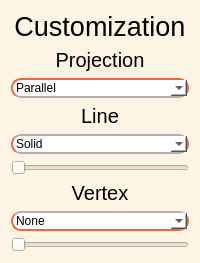
       <widget class="QWidget" name="widget_5" native="true">
        <property name="minimumSize">
         <size>
          <width>0</width>
          <height>0</height>
         </size>
        </property>
        <property name="styleSheet">
         <string notr="true">background-color: #fdf4e3;
border-radius: 10px;</string>
        </property>
        <layout class="QVBoxLayout" name="verticalLayout_13">
         <item>
          <layout class="QVBoxLayout" name="verticalLayout_14">
           <item>
            <widget class="QLabel" name="label_7">
             <property name="font">
              <font>
               <pointsize>20</pointsize>
              </font>
             </property>
             <property name="text">
              <string>Сustomization</string>
             </property>
             <property name="alignment">
              <set>Qt::AlignCenter</set>
             </property>
            </widget>
           </item>
           <item>
            <widget class="QLabel" name="label_8">
             <property name="font">
              <font>
               <pointsize>15</pointsize>
              </font>
             </property>
             <property name="text">
              <string>Projection</string>
             </property>
             <property name="alignment">
              <set>Qt::AlignCenter</set>
             </property>
            </widget>
           </item>
           <item>
            <widget class="QComboBox" name="projectionTypeBox">
             <property name="styleSheet">
              <string notr="true">background-color: white;
border: 2px solid #ed6742;
    border-bottom: 2px solid #b2b1b1;</string>
             </property>
             <item>
              <property name="text">
               <string>Parallel</string>
              </property>
             </item>
             <item>
              <property name="text">
               <string>Central</string>
              </property>
             </item>
            </widget>
           </item>
           <item>
            <layout class="QHBoxLayout" name="horizontalLayout_14"/>
           </item>
           <item>
            <widget class="QLabel" name="label_9">
             <property name="font">
              <font>
               <pointsize>15</pointsize>
              </font>
             </property>
             <property name="text">
              <string>Line</string>
             </property>
             <property name="alignment">
              <set>Qt::AlignCenter</set>
             </property>
            </widget>
           </item>
           <item>
            <widget class="QComboBox" name="lineTypeBox">
             <property name="styleSheet">
              <string notr="true">background-color: white;
border: 2px solid #ed6742;
    border-bottom: 2px solid #b2b1b1;
    border-top: 2px solid #b2b1b1;
</string>
             </property>
             <item>
              <property name="text">
               <string>Solid</string>
              </property>
             </item>
             <item>
              <property name="text">
               <string>Dashed</string>
              </property>
             </item>
            </widget>
           </item>
           <item>
            <widget class="QSlider" name="LineSlider">
             <property name="orientation">
              <enum>Qt::Horizontal</enum>
             </property>
            </widget>
           </item>
           <item>
            <widget class="QLabel" name="label_10">
             <property name="font">
              <font>
               <pointsize>15</pointsize>
              </font>
             </property>
             <property name="text">
              <string>Vertex</string>
             </property>
             <property name="alignment">
              <set>Qt::AlignCenter</set>
             </property>
            </widget>
           </item>
           <item>
            <widget class="QComboBox" name="vertexTypeBox">
             <property name="styleSheet">
              <string notr="true">background-color: white;
border: 2px solid #ed6742;
    border-top: 2px solid #b2b1b1;
</string>
             </property>
             <item>
              <property name="text">
               <string>None</string>
              </property>
             </item>
             <item>
              <property name="text">
               <string>Circle</string>
              </property>
             </item>
             <item>
              <property name="text">
               <string>Square</string>
              </property>
             </item>
            </widget>
           </item>
           <item>
            <widget class="QSlider" name="VertexSlider">
             <property name="orientation">
              <enum>Qt::Horizontal</enum>
             </property>
            </widget>
           </item>
          </layout>
         </item>
        </layout>
       </widget>
